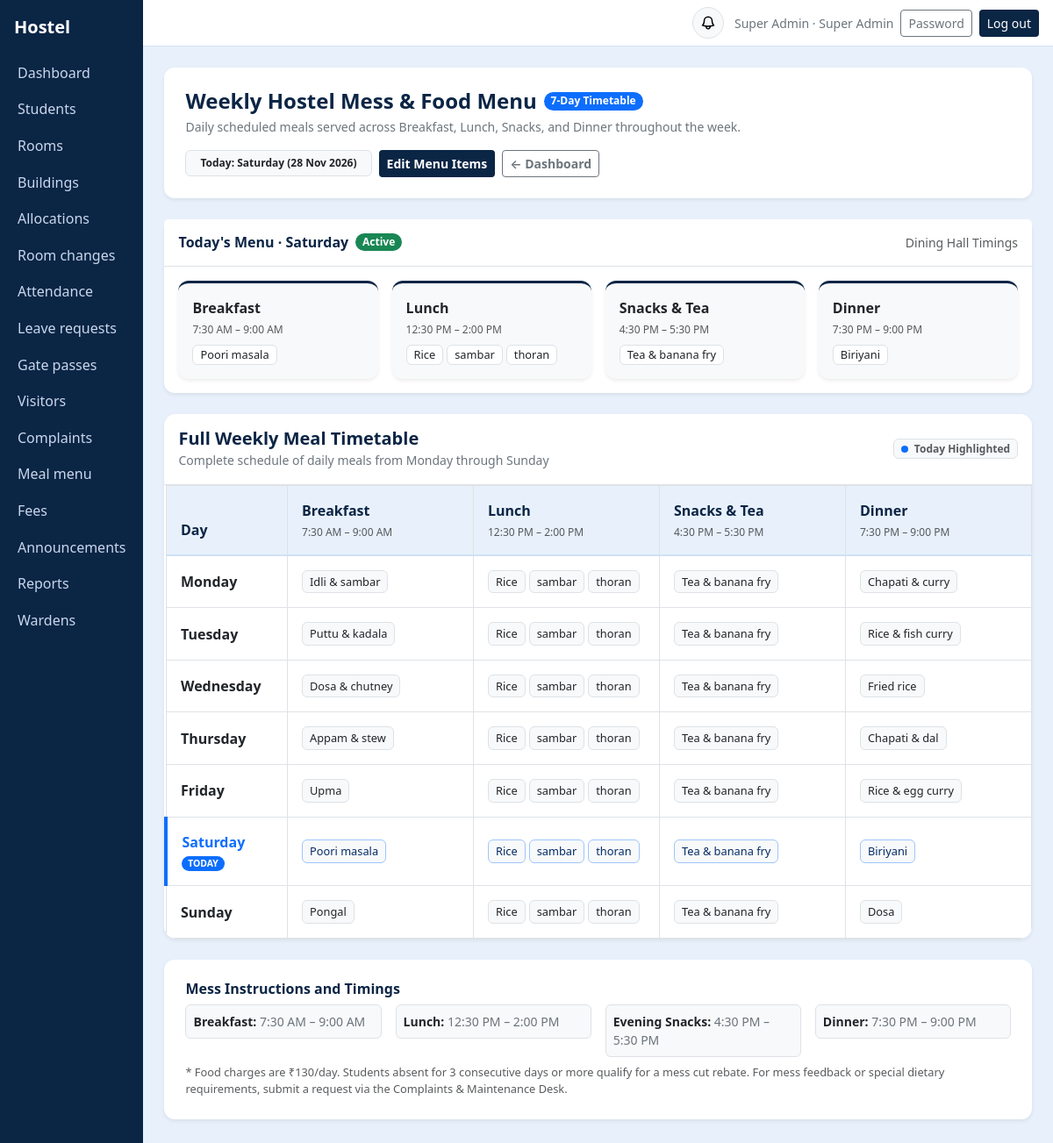
Screenshot of /menu/ (signed in) with the database file from the repository.
### core/models.py (models this page shows, shortened)
class User(AbstractUser):
    ROLES = [("admin", "Super Admin"), ("warden", "Warden"), ("student", "Student"), ("parent", "Parent")]
    role = models.CharField(max_length=10, choices=ROLES, default="student")
    phone = models.CharField(max_length=20, blank=True)
    must_change_password = models.BooleanField(default=False)
    assigned_building = models.ForeignKey(
        Building,
        null=True,
        blank=True,
        on_delete=models.SET_NULL,
        related_name="wardens",
        help_text="Leave empty for Head Warden (full cross-building access). Assign a building to lock this warden exclusively to that building.",
    )
    @property
    def scoped_building(self):
        return self.assigned_building if self.role == "warden" else None
    @property
    def warden_role_label(self):
        if self.role != "warden":
            return self.get_role_display()
        if self.assigned_building_id:
            return f"{self.assigned_building.name} Warden"
        return "Head Warden"
    @property
    def display_name(self):
        return self.get_full_name() or self.username

class MealMenu(models.Model):
    DAYS = list(enumerate(["Monday", "Tuesday", "Wednesday", "Thursday", "Friday", "Saturday", "Sunday"]))
    MEALS = [("B", "Breakfast"), ("L", "Lunch"), ("S", "Snacks"), ("D", "Dinner")]
    day = models.PositiveSmallIntegerField(choices=DAYS)
    meal = models.CharField(max_length=1, choices=MEALS)
    items = models.CharField(max_length=300)
    class Meta:
        unique_together = ("day", "meal")
        ordering = ["day", "meal"]

### core/views.py (the view)
# urls.py: path("menu/", v.menu, name="menu"),
@login_required
def menu(request):
    today = date.today()
    today_weekday = today.weekday()  # 0 = Monday, 6 = Sunday
    today_name = dict(m.MealMenu.DAYS).get(today_weekday, "Today")
    meal_meta = [
        {"key": "B", "name": "Breakfast", "timing": "7:30 AM – 9:00 AM"},
        {"key": "L", "name": "Lunch", "timing": "12:30 PM – 2:00 PM"},
        {"key": "S", "name": "Snacks & Tea", "timing": "4:30 PM – 5:30 PM"},
        {"key": "D", "name": "Dinner", "timing": "7:30 PM – 9:00 PM"},
    ]
    all_meals = m.MealMenu.objects.all()
    meals_dict = {(x.day, x.meal): x.items for x in all_meals}
    days_schedule = []
    today_meals = {}
    for day_idx, day_name in m.MealMenu.DAYS:
        day_row = {
            "day_idx": day_idx,
            "day_name": day_name,
            "is_today": (day_idx == today_weekday),
            "meals": [],
        }
        for mm in meal_meta:
            items_str = meals_dict.get((day_idx, mm["key"]), "")
            item_list = [it.strip() for it in items_str.split(",") if it.strip()] if items_str else []
            meal_data = {
                "key": mm["key"],
                "name": mm["name"],
                "timing": mm["timing"],
                "items_str": items_str or "—",
                "items_list": item_list,
            }
            day_row["meals"].append(meal_data)
            if day_idx == today_weekday:
                today_meals[mm["key"]] = meal_data
        days_schedule.append(day_row)
    headers = ["Day"] + [m["name"] for m in meal_meta]
    rows = [
        (d["day_name"], *[m["items_str"] for m in d["meals"]])
        for d in days_schedule
    ]
    return show(
        request,
        "menu",
        title="Weekly Mess Food Menu",
        today=today,
        today_name=today_name,
        today_weekday=today_weekday,
        meal_meta=meal_meta,
        days_schedule=days_schedule,
        today_meals=today_meals,
        headers=headers,
        rows=rows,
        can_manage=request.user.role in STAFF,
    )

### core/views.py (called while the page is built)
def show(request, template, **ctx):
    return render(request, f"core/{template}.html", ctx)

### core/templates/core/menu.html
{% extends "core/base.html" %}{% block content %}
<div class="card p-4 mb-4 bg-white border-0 shadow-sm">
  <div class="d-flex flex-wrap justify-content-between align-items-center gap-3">
    <div>
      <div class="d-flex align-items-center gap-2 mb-1">
        <h4 class="mb-0 fw-bold" style="color:var(--navy);">Weekly Hostel Mess & Food Menu</h4>
        <span class="badge text-bg-primary rounded-pill">7-Day Timetable</span>
      </div>
      <div class="text-secondary small">
        Daily scheduled meals served across Breakfast, Lunch, Snacks, and Dinner throughout the week.
      </div>
    </div>
    <div class="d-flex align-items-center gap-2">
      <span class="badge text-bg-light border text-dark py-2 px-3">
        Today: <b>{{ today_name }}</b> ({{ today|date:"d M Y" }})
      </span>
      {% if can_manage %}
        <a href="{% url 'menu_manage' %}" class="btn btn-sm btn-navy fw-semibold">
          Edit Menu Items
        </a>
      {% endif %}
      <a href="{% url 'home' %}" class="btn btn-sm btn-outline-secondary fw-semibold">
        &larr; Dashboard
      </a>
    </div>
  </div>
</div>
<div class="card mb-4 bg-white border-0 shadow-sm">
  <div class="card-header bg-white border-bottom py-3 d-flex justify-content-between align-items-center">
    <div class="d-flex align-items-center gap-2">
      <h6 class="mb-0 fw-bold" style="color:var(--navy);">
        Today's Menu · {{ today_name }}
      </h6>
      <span class="badge text-bg-success rounded-pill">Active</span>
    </div>
    <span class="text-muted small">Dining Hall Timings</span>
  </div>
  <div class="card-body p-3">
    <div class="row g-3">
      {% for mm in meal_meta %}
        {% with m_today=today_meals|dictsort:mm.key %}
        <div class="col-12 col-sm-6 col-lg-3">
          <div class="card h-100 p-3 bg-light border-0 shadow-sm" style="border-radius: 12px; border-top: 3px solid var(--navy) !important;">
            <div class="d-flex justify-content-between align-items-center mb-1">
              <span class="fw-bold text-dark">{{ mm.name }}</span>
            </div>
            <div class="text-muted small mb-2" style="font-size:0.75rem;">
              {{ mm.timing }}
            </div>
            <div class="mt-auto">
              {% for k, v in today_meals.items %}
                {% if k == mm.key %}
                  {% if v.items_list %}
                    <div class="d-flex flex-wrap gap-1">
                      {% for item in v.items_list %}
                        <span class="badge bg-white border text-dark fw-normal py-1 px-2" style="font-size:0.8rem;">
                          {{ item }}
                        </span>
                      {% endfor %}
                    </div>
                  {% else %}
                    <span class="text-muted small">Not scheduled</span>
                  {% endif %}
                {% endif %}
              {% endfor %}
            </div>
          </div>
        </div>
        {% endwith %}
      {% endfor %}
    </div>
  </div>
</div>
<div class="card mb-4 bg-white border-0 shadow-sm" style="border-radius: 14px; overflow: hidden;">
  <div class="card-header bg-white border-bottom py-3 d-flex flex-wrap justify-content-between align-items-center gap-2">
    <div>
      <h5 class="mb-0 fw-bold" style="color:var(--navy);">
        Full Weekly Meal Timetable
      </h5>
      <span class="text-secondary small">
        Complete schedule of daily meals from Monday through Sunday
      </span>
    </div>
    <div class="d-flex align-items-center gap-2">
      <span class="badge text-bg-light border text-muted">
        <span class="badge bg-primary rounded-circle p-1 me-1"> </span> Today Highlighted
      </span>
    </div>
  </div>
  <div class="table-responsive">
    <table class="table table-bordered table-hover align-middle mb-0" style="min-width: 760px;">
      <thead style="background-color: var(--sky); border-bottom: 2px solid var(--sky2);">
        <tr>
          <th style="width: 14%; color: var(--navy);" class="py-3 px-3">
            Day
          </th>
          {% for mm in meal_meta %}
            <th style="width: 21.5%; color: var(--navy);" class="py-3 px-3">
              <div class="fw-bold mb-1">{{ mm.name }}</div>
              <div class="text-muted small fw-normal" style="font-size: 0.75rem;">
                {{ mm.timing }}
              </div>
            </th>
          {% endfor %}
        </tr>
      </thead>
      <tbody>
        {% for row in days_schedule %}
          <tr {% if row.is_today %}style="background-color: #f1f7fe !important; border-left: 4px solid var(--bs-primary) !important;"{% endif %}>
            <td class="p-3 {% if row.is_today %}bg-white-subtle{% endif %}">
              <div class="d-flex flex-column gap-1">
                <span class="fw-bold {% if row.is_today %}text-primary fs-6{% else %}text-dark{% endif %}">
                  {{ row.day_name }}
                </span>
                {% if row.is_today %}
                  <span class="badge text-bg-primary rounded-pill" style="font-size: 0.65rem; width: fit-content;">
                    TODAY
                  </span>
                {% endif %}
              </div>
            </td>
            {% for m in row.meals %}
              <td class="p-3">
                {% if m.items_list %}
                  <div class="d-flex flex-wrap gap-1">
                    {% for item in m.items_list %}
                      <span class="badge {% if row.is_today %}text-bg-light border border-primary-subtle text-primary-emphasis{% else %}text-bg-light border text-dark{% endif %} fw-normal py-1 px-2" style="font-size: 0.8rem; line-height: 1.3;">
                        {{ item }}
                      </span>
                    {% endfor %}
                  </div>
                {% else %}
                  <span class="text-secondary small fst-italic">—</span>
                {% endif %}
              </td>
            {% endfor %}
          </tr>
        {% endfor %}
      </tbody>
    </table>
  </div>
</div>
<div class="card p-4 bg-white border-0 shadow-sm mb-4">
  <div class="d-flex align-items-center gap-2 mb-2">
    <h6 class="mb-0 fw-bold" style="color:var(--navy);">Mess Instructions and Timings</h6>
  </div>
  <div class="row g-3 small text-secondary">
    <div class="col-12 col-md-3">
      <div class="p-2 border rounded bg-light">
        <span class="fw-bold text-dark">Breakfast:</span> 7:30 AM – 9:00 AM
      </div>
    </div>
    <div class="col-12 col-md-3">
      <div class="p-2 border rounded bg-light">
        <span class="fw-bold text-dark">Lunch:</span> 12:30 PM – 2:00 PM
      </div>
    </div>
    <div class="col-12 col-md-3">
      <div class="p-2 border rounded bg-light">
        <span class="fw-bold text-dark">Evening Snacks:</span> 4:30 PM – 5:30 PM
      </div>
    </div>
    <div class="col-12 col-md-3">
      <div class="p-2 border rounded bg-light">
        <span class="fw-bold text-dark">Dinner:</span> 7:30 PM – 9:00 PM
      </div>
    </div>
    <div class="col-12 text-muted mt-2" style="font-size: 0.8rem;">
      * Food charges are ₹130/day. Students absent for 3 consecutive days or more qualify for a mess cut rebate. For mess feedback or special dietary requirements, submit a request via the Complaints & Maintenance Desk.
    </div>
  </div>
</div>
{% endblock %}

### core/templates/core/base.html (shortened to what this page needs)
{% load static %}<!doctype html>
<html lang="en"><head><meta charset="utf-8"><meta name="viewport" content="width=device-width, initial-scale=1">
<link href="https://cdn.jsdelivr.net/npm/bootstrap@5.3.3/dist/css/bootstrap.min.css" rel="stylesheet">
</head><body>
{% if user.is_authenticated and not hide_nav %}
<div class="d-flex">
 <nav class="sidebar py-3" id="sb"><div class="px-3 pb-3 text-white fs-5 fw-semibold">Hostel</div>
  {% for name, label in nav_items %}<a href="{% url name %}" >{{ label }}</a>{% endfor %}
 </nav>
 <div class="flex-grow-1">
  <div class="topbar d-flex align-items-center justify-content-between px-3 py-2">
   <div class="ms-auto d-flex align-items-center gap-2">
     <div class="dropdown me-1">
       <button class="btn btn-sm btn-light border position-relative rounded-circle p-2 d-flex align-items-center justify-content-center" style="width:36px; height:36px;" type="button" id="notifDropdown" data-bs-toggle="dropdown" aria-expanded="false" title="Notifications">
       </button>
     </div>
     <span class="text-secondary small d-none d-sm-inline">{{ user.display_name }} · {% if user.role == 'warden' %}{{ warden_role_label|default:user.get_role_display }}{% else %}{{ user.get_role_display }}{% endif %}</span>
     <a class="btn btn-sm btn-outline-secondary" href="{% url 'password' %}">Password</a>
     <form method="post" action="{% url 'logout' %}" class="d-inline">{% csrf_token %}<button class="btn btn-sm btn-navy">Log out</button></form>
   </div>
  </div>
  <main class="p-3 p-md-4">
{% else %}<main class="container py-4">{% endif %}
  {% block content %}{% endblock %}
 </main>
{% if user.is_authenticated and not hide_nav %}</div></div>{% endif %}
</body></html>

### core/templates/core/base.html (style rules this page uses)
:root { --navy:#0b2545;--sky:#e8f1fb;--sky2:#cfe2f7 }
body { background:var(--sky);min-height:100vh }
.sidebar { background:var(--navy);width:230px;min-height:100vh }
.sidebar a { color:#c9d8ec;text-decoration:none;display:block;padding:.55rem 1.25rem }
.topbar { background:#fff;border-bottom:1px solid var(--sky2) }
.card { border:1px solid var(--sky2); border-radius:12px; box-shadow:0 2px 6px rgba(11,37,69,0.03) }
.btn-navy { background:var(--navy);color:#fff }
.table thead th { background:var(--sky);color:var(--navy);font-weight:600 }

### rows the page displays
User: display_name "Super Admin", role "Super Admin"
MealMenu: items_list "Poori masala", items_list "Poori masala"
MealMenu: items_list "Tea & banana fry", items_list "Tea & banana fry"
MealMenu: items_list "Biriyani", items_list "Biriyani"
MealMenu: items_list "Idli & sambar"
MealMenu: items_list "Tea & banana fry"
MealMenu: items_list "Chapati & curry"
MealMenu: items_list "Puttu & kadala"
MealMenu: items_list "Tea & banana fry"
MealMenu: items_list "Rice & fish curry"
MealMenu: items_list "Dosa & chutney"
MealMenu: items_list "Tea & banana fry"
MealMenu: items_list "Fried rice"
MealMenu: items_list "Appam & stew"
MealMenu: items_list "Tea & banana fry"
MealMenu: items_list "Chapati & dal"
MealMenu: items_list "Upma"
MealMenu: items_list "Tea & banana fry"
MealMenu: items_list "Rice & egg curry"
MealMenu: items_list "Pongal"
MealMenu: items_list "Tea & banana fry"
MealMenu: items_list "Dosa"

### other values shown
{{ label }} "Dashboard" "Students" "Rooms" "Buildings" "Allocations" "Room changes" "Attendance" "Leave requests" "Gate passes" "Visitors" "Complaints" "Meal menu" "Fees" "Announcements" "Reports" "Wardens"
{{ today_name }} "Saturday"
{{ mm.name }} "Breakfast" "Lunch" "Snacks & Tea" "Dinner"
{{ mm.timing }} "7:30 AM – 9:00 AM" "12:30 PM – 2:00 PM" "4:30 PM – 5:30 PM" "7:30 PM – 9:00 PM"
{{ item }} "Rice" "sambar" "thoran"
{{ row.day_name }} "Monday" "Tuesday" "Wednesday" "Thursday" "Friday" "Saturday" "Sunday"
{{ item }} "Rice" "sambar" "thoran" "Rice" "sambar" "thoran" "Rice" "sambar" "thoran" "Rice" "sambar" "thoran" "Rice" "sambar" "thoran" "Rice" "sambar" "thoran" "Rice" "sambar" "thoran"
